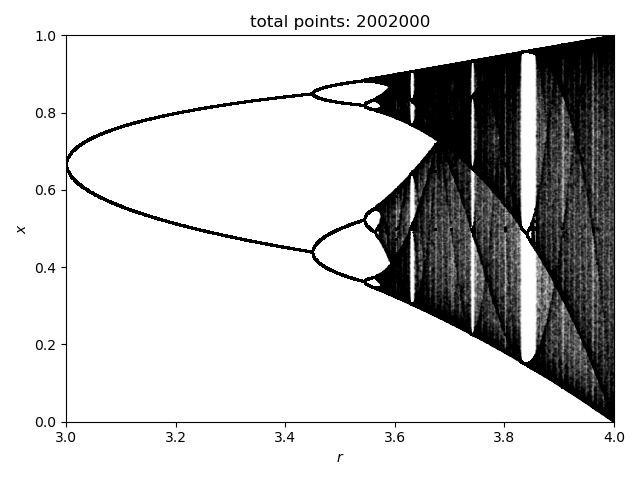

Recreate this plot in Julia.
using Pkg
# Pkg.add("GR")
# Pkg.add("Plots")
# Pkg.add("CPUTime")
# Pkg.add("DynamicalSystems")
# Pkg.add("PyPlot")
using LinearAlgebra
using CPUTime
using DynamicalSystems
using Plots
# using PyPlot

ds = Systems.logistic()
i = 1
pvalues = 3:0.001:4
n = 2000
Ttr = 2000
p_index = 1
output = orbitdiagram(ds, i, p_index, pvalues; n = n, Ttr = Ttr)

L = length(pvalues)
x = Vector{Float64}(undef, n*L)
y = copy(x)
for j in 1:L
    x[(1 + (j-1)*n):j*n] .= pvalues[j]
    y[(1 + (j-1)*n):j*n] .= output[j]
end

function plotPyplot()
    figure()
    PyPlot.title("total points: $(L*n)")
    plot(x, y, ls = "None", ms = 0.5, color = "black", marker = "o", alpha = 0.05)
    xlim(pvalues[1], pvalues[end]); ylim(0,1)
    xlabel("\$r\$"); ylabel("\$x\$")
    tight_layout()
    savefig("logistic.png")
end

function plotPlots()
    scatter(x,y,
    markershape=:circle,
    markersize=0.5,
    markeralpha=0.05,
    title="total points: $(L*n)",
    xlims=(pvalues[1],pvalues[end]),ylims=(0,1),
    label="",
    xlabel="\$r\$",
    ylabel="\$x\$"
    )
    savefig("logisticplots.png")
end

plotPlots()